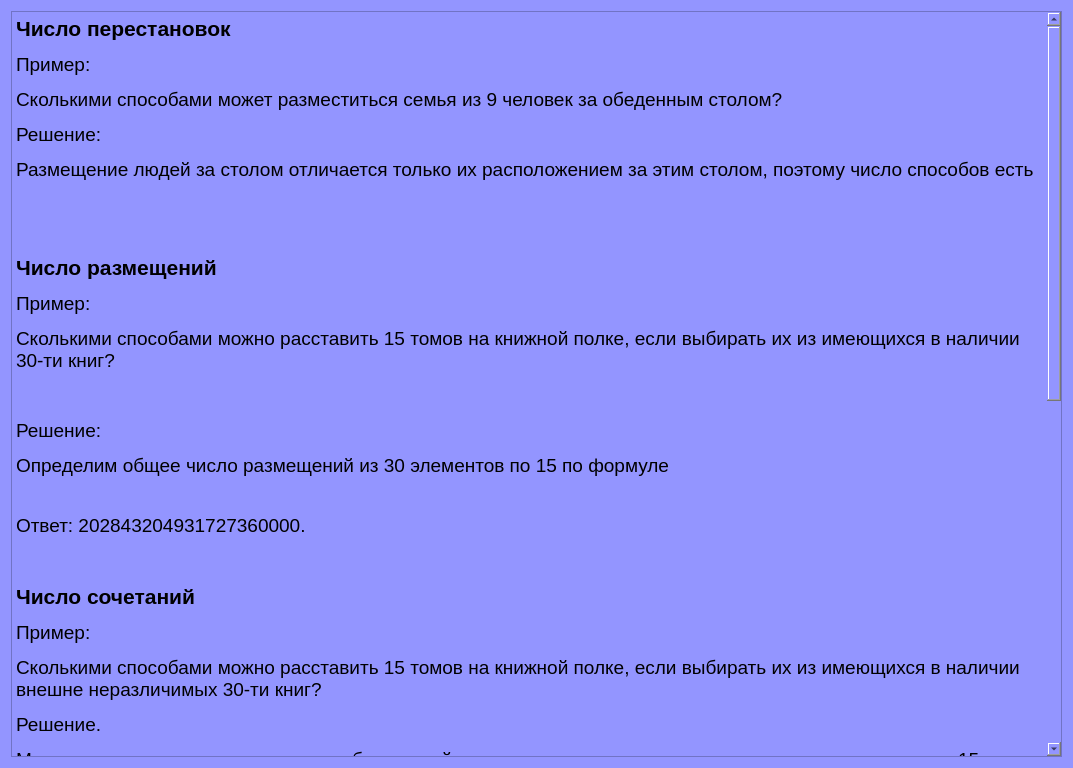
<?xml version="1.0" encoding="UTF-8"?>
<ui version="4.0">
 <class>TheoryW</class>
 <widget class="QDialog" name="TheoryW">
  <property name="geometry">
   <rect>
    <x>0</x>
    <y>0</y>
    <width>1073</width>
    <height>768</height>
   </rect>
  </property>
  <property name="minimumSize">
   <size>
    <width>1073</width>
    <height>768</height>
   </size>
  </property>
  <property name="maximumSize">
   <size>
    <width>1073</width>
    <height>768</height>
   </size>
  </property>
  <property name="windowTitle">
   <string>Dialog</string>
  </property>
  <property name="styleSheet">
   <string notr="true">background-color: rgb(147, 149, 255);</string>
  </property>
  <layout class="QVBoxLayout" name="verticalLayout">
   <item>
    <widget class="QTextBrowser" name="textBrowser">
     <property name="html">
      <string>&lt;!DOCTYPE HTML PUBLIC &quot;-//W3C//DTD HTML 4.0//EN&quot; &quot;http://www.w3.org/TR/REC-html40/strict.dtd&quot;&gt;
&lt;html&gt;&lt;head&gt;&lt;meta name=&quot;qrichtext&quot; content=&quot;1&quot; /&gt;&lt;style type=&quot;text/css&quot;&gt;
p, li { white-space: pre-wrap; }
&lt;/style&gt;&lt;/head&gt;&lt;body style=&quot; font-family:'MS Shell Dlg 2'; font-size:7.8pt; font-weight:400; font-style:normal;&quot;&gt;
&lt;p style=&quot; margin-top:12px; margin-bottom:12px; margin-left:0px; margin-right:0px; -qt-block-indent:0; text-indent:0px;&quot;&gt;&lt;span style=&quot; font-family:'Times New Roman,serif'; font-size:16pt; font-weight:600; color:#000000;&quot;&gt;Число перестановок&lt;/span&gt;&lt;span style=&quot; font-size:8pt;&quot;&gt; &lt;/span&gt;&lt;/p&gt;
&lt;p style=&quot; margin-top:12px; margin-bottom:12px; margin-left:0px; margin-right:0px; -qt-block-indent:0; text-indent:0px;&quot;&gt;&lt;span style=&quot; font-family:'Times New Roman,serif'; font-size:14pt; color:#000000;&quot;&gt;Пример:&lt;/span&gt;&lt;span style=&quot; font-size:8pt;&quot;&gt; &lt;/span&gt;&lt;/p&gt;
&lt;p style=&quot; margin-top:12px; margin-bottom:12px; margin-left:0px; margin-right:0px; -qt-block-indent:0; text-indent:0px;&quot;&gt;&lt;span style=&quot; font-family:'Times New Roman,serif'; font-size:14pt; color:#000000;&quot;&gt;Сколькими способами может разместиться семья из 9 человек за обеденным столом?&lt;/span&gt;&lt;span style=&quot; font-size:8pt;&quot;&gt; &lt;/span&gt;&lt;/p&gt;
&lt;p style=&quot; margin-top:12px; margin-bottom:12px; margin-left:0px; margin-right:0px; -qt-block-indent:0; text-indent:0px;&quot;&gt;&lt;span style=&quot; font-family:'Times New Roman,serif'; font-size:14pt; color:#000000;&quot;&gt;Решение:&lt;/span&gt;&lt;span style=&quot; font-size:8pt;&quot;&gt; &lt;/span&gt;&lt;/p&gt;
&lt;p style=&quot; margin-top:12px; margin-bottom:12px; margin-left:0px; margin-right:0px; -qt-block-indent:0; text-indent:0px;&quot;&gt;&lt;span style=&quot; font-family:'Times New Roman,serif'; font-size:14pt; color:#000000;&quot;&gt;Размещение людей за столом отличается только их расположением за этим столом, поэтому число способов есть&lt;/span&gt;&lt;span style=&quot; font-size:8pt;&quot;&gt; &lt;/span&gt;&lt;/p&gt;
&lt;p style=&quot; margin-top:12px; margin-bottom:12px; margin-left:0px; margin-right:0px; -qt-block-indent:0; text-indent:0px;&quot;&gt;&lt;img src=&quot;file:///C:/Users/egorr/AppData/Local/Temp/msohtmlclip1/01/clip_image002.png&quot; width=&quot;487&quot; height=&quot;27&quot; /&gt;&lt;span style=&quot; font-size:8pt;&quot;&gt; &lt;/span&gt;&lt;/p&gt;
&lt;p style=&quot; margin-top:12px; margin-bottom:12px; margin-left:0px; margin-right:0px; -qt-block-indent:0; text-indent:0px;&quot;&gt;&lt;span style=&quot; font-family:'Times New Roman,serif'; font-size:16pt; font-weight:600; color:#000000;&quot;&gt; &lt;/span&gt;&lt;span style=&quot; font-size:8pt;&quot;&gt; &lt;/span&gt;&lt;/p&gt;
&lt;p style=&quot; margin-top:12px; margin-bottom:12px; margin-left:0px; margin-right:0px; -qt-block-indent:0; text-indent:0px;&quot;&gt;&lt;span style=&quot; font-family:'Times New Roman,serif'; font-size:16pt; font-weight:600; color:#000000;&quot;&gt;Число размещений&lt;/span&gt;&lt;span style=&quot; font-size:8pt;&quot;&gt; &lt;/span&gt;&lt;/p&gt;
&lt;p style=&quot; margin-top:12px; margin-bottom:12px; margin-left:0px; margin-right:0px; -qt-block-indent:0; text-indent:0px;&quot;&gt;&lt;span style=&quot; font-family:'Times New Roman,serif'; font-size:14pt; color:#000000;&quot;&gt;Пример:&lt;/span&gt;&lt;span style=&quot; font-size:8pt;&quot;&gt; &lt;/span&gt;&lt;/p&gt;
&lt;p style=&quot; margin-top:12px; margin-bottom:12px; margin-left:0px; margin-right:0px; -qt-block-indent:0; text-indent:0px;&quot;&gt;&lt;span style=&quot; font-family:'Times New Roman,serif'; font-size:14pt; color:#000000;&quot;&gt;Сколькими способами можно расставить 15 томов на книжной полке, если выбирать их из имеющихся в наличии 30-ти книг?&lt;/span&gt;&lt;span style=&quot; font-size:8pt;&quot;&gt; &lt;/span&gt;&lt;/p&gt;
&lt;p style=&quot; margin-top:12px; margin-bottom:12px; margin-left:0px; margin-right:0px; -qt-block-indent:0; text-indent:0px;&quot;&gt;&lt;span style=&quot; font-family:'Times New Roman,serif'; font-size:14pt; color:#000000;&quot;&gt; &lt;/span&gt;&lt;span style=&quot; font-size:8pt;&quot;&gt; &lt;/span&gt;&lt;/p&gt;
&lt;p style=&quot; margin-top:12px; margin-bottom:12px; margin-left:0px; margin-right:0px; -qt-block-indent:0; text-indent:0px;&quot;&gt;&lt;span style=&quot; font-family:'Times New Roman,serif'; font-size:14pt; color:#000000;&quot;&gt;Решение:&lt;/span&gt;&lt;span style=&quot; font-size:8pt;&quot;&gt; &lt;/span&gt;&lt;/p&gt;
&lt;p style=&quot; margin-top:12px; margin-bottom:12px; margin-left:0px; margin-right:0px; -qt-block-indent:0; text-indent:0px;&quot;&gt;&lt;span style=&quot; font-family:'Times New Roman,serif'; font-size:14pt; color:#000000;&quot;&gt;Определим общее число размещений из 30 элементов по 15 по формуле&lt;/span&gt;&lt;span style=&quot; font-size:8pt;&quot;&gt; &lt;/span&gt;&lt;/p&gt;
&lt;p style=&quot; margin-top:12px; margin-bottom:12px; margin-left:0px; margin-right:0px; -qt-block-indent:0; text-indent:0px;&quot;&gt;&lt;img src=&quot;file:///C:/Users/egorr/AppData/Local/Temp/msohtmlclip1/01/clip_image004.png&quot; width=&quot;624&quot; height=&quot;55&quot; /&gt;&lt;span style=&quot; font-size:8pt;&quot;&gt; &lt;/span&gt;&lt;/p&gt;
&lt;p style=&quot; margin-top:12px; margin-bottom:12px; margin-left:0px; margin-right:0px; -qt-block-indent:0; text-indent:0px;&quot;&gt;&lt;span style=&quot; font-family:'Times New Roman,serif'; font-size:14pt; color:#000000;&quot;&gt;Ответ: 202843204931727360000.&lt;/span&gt;&lt;span style=&quot; font-size:8pt;&quot;&gt; &lt;/span&gt;&lt;/p&gt;
&lt;p style=&quot; margin-top:12px; margin-bottom:12px; margin-left:0px; margin-right:0px; -qt-block-indent:0; text-indent:0px;&quot;&gt;&lt;span style=&quot; font-family:'Times New Roman,serif'; font-size:14pt; color:#000000;&quot;&gt; &lt;/span&gt;&lt;span style=&quot; font-size:8pt;&quot;&gt; &lt;/span&gt;&lt;/p&gt;
&lt;p style=&quot; margin-top:12px; margin-bottom:12px; margin-left:0px; margin-right:0px; -qt-block-indent:0; text-indent:0px;&quot;&gt;&lt;span style=&quot; font-family:'Times New Roman,serif'; font-size:16pt; font-weight:600; color:#000000;&quot;&gt;Число сочетаний&lt;/span&gt;&lt;span style=&quot; font-size:8pt;&quot;&gt; &lt;/span&gt;&lt;/p&gt;
&lt;p style=&quot; margin-top:12px; margin-bottom:12px; margin-left:0px; margin-right:0px; -qt-block-indent:0; text-indent:0px;&quot;&gt;&lt;span style=&quot; font-family:'Times New Roman,serif'; font-size:14pt; color:#000000;&quot;&gt;Пример:&lt;/span&gt;&lt;span style=&quot; font-size:8pt;&quot;&gt; &lt;/span&gt;&lt;/p&gt;
&lt;p style=&quot; margin-top:12px; margin-bottom:12px; margin-left:0px; margin-right:0px; -qt-block-indent:0; text-indent:0px;&quot;&gt;&lt;span style=&quot; font-family:'Times New Roman,serif'; font-size:14pt; color:#000000;&quot;&gt;Сколькими способами можно расставить 15 томов на книжной полке, если выбирать их из имеющихся в наличии внешне неразличимых 30-ти книг?&lt;/span&gt;&lt;span style=&quot; font-size:8pt;&quot;&gt; &lt;/span&gt;&lt;/p&gt;
&lt;p style=&quot; margin-top:12px; margin-bottom:12px; margin-left:0px; margin-right:0px; -qt-block-indent:0; text-indent:0px;&quot;&gt;&lt;span style=&quot; font-family:'Times New Roman,serif'; font-size:14pt; color:#000000;&quot;&gt;Решение.&lt;/span&gt;&lt;span style=&quot; font-size:8pt;&quot;&gt; &lt;/span&gt;&lt;/p&gt;
&lt;p style=&quot; margin-top:12px; margin-bottom:12px; margin-left:0px; margin-right:0px; -qt-block-indent:0; text-indent:0px;&quot;&gt;&lt;span style=&quot; font-family:'Times New Roman,serif'; font-size:14pt; color:#000000;&quot;&gt;Мы решаем эту задачу в контексте работы дизайнера интерьеров, поэтому порядок следования на полке 15-ти выбранных внешне одинаковых книг не имеет значения. Нужно определить общее число сочетаний из 30 элементов по 15 по формуле&lt;/span&gt;&lt;span style=&quot; font-size:8pt;&quot;&gt; &lt;/span&gt;&lt;/p&gt;
&lt;p style=&quot; margin-top:12px; margin-bottom:12px; margin-left:0px; margin-right:0px; -qt-block-indent:0; text-indent:0px;&quot;&gt;&lt;img src=&quot;file:///C:/Users/egorr/AppData/Local/Temp/msohtmlclip1/01/clip_image006.png&quot; width=&quot;354&quot; height=&quot;54&quot; /&gt;&lt;span style=&quot; font-size:8pt;&quot;&gt; &lt;/span&gt;&lt;/p&gt;
&lt;p style=&quot; margin-top:12px; margin-bottom:12px; margin-left:0px; margin-right:0px; -qt-block-indent:0; text-indent:0px;&quot;&gt;&lt;span style=&quot; font-family:'Times New Roman,serif'; font-size:14pt; color:#000000;&quot;&gt;Ответ: 155117520.&lt;/span&gt;&lt;span style=&quot; font-size:8pt;&quot;&gt; &lt;/span&gt;&lt;/p&gt;
&lt;p style=&quot; margin-top:12px; margin-bottom:12px; margin-left:0px; margin-right:0px; -qt-block-indent:0; text-indent:0px;&quot;&gt;&lt;span style=&quot; font-family:'Times New Roman,serif'; font-size:14pt; color:#000000;&quot;&gt; &lt;/span&gt;&lt;span style=&quot; font-size:8pt;&quot;&gt; &lt;/span&gt;&lt;/p&gt;
&lt;p style=&quot; margin-top:12px; margin-bottom:12px; margin-left:0px; margin-right:0px; -qt-block-indent:0; text-indent:0px;&quot;&gt;&lt;span style=&quot; font-family:'Times New Roman,serif'; font-size:16pt; font-weight:600; color:#000000;&quot;&gt;Математическое ожидание&lt;/span&gt;&lt;span style=&quot; font-size:8pt;&quot;&gt; &lt;/span&gt;&lt;/p&gt;
&lt;p style=&quot; margin-top:12px; margin-bottom:12px; margin-left:0px; margin-right:0px; -qt-block-indent:0; text-indent:0px;&quot;&gt;&lt;span style=&quot; font-family:'Times New Roman,serif'; font-size:14pt; color:#000000;&quot;&gt;Пример: &lt;/span&gt;&lt;/p&gt;
&lt;p style=&quot; margin-top:12px; margin-bottom:12px; margin-left:0px; margin-right:0px; -qt-block-indent:0; text-indent:0px;&quot;&gt;&lt;span style=&quot; font-family:'Times New Roman,serif'; font-size:14pt; color:#000000;&quot;&gt;Вычислить математическое ожидание дискретной случайной величины Х, заданной рядом:&lt;/span&gt;&lt;span style=&quot; font-size:8pt;&quot;&gt; &lt;/span&gt;&lt;/p&gt;
&lt;table border=&quot;0&quot; style=&quot; margin-top:0px; margin-bottom:0px; margin-left:0px; margin-right:0px;&quot; cellspacing=&quot;0&quot; cellpadding=&quot;0&quot;&gt;
&lt;tr&gt;
&lt;td width=&quot;104&quot; style=&quot; vertical-align:top; padding-left:0; padding-right:0; padding-top:0; padding-bottom:0;&quot;&gt;
&lt;p style=&quot; margin-top:12px; margin-bottom:0px; margin-left:0px; margin-right:0px; -qt-block-indent:0; text-indent:0px;&quot;&gt;&lt;img src=&quot;file:///C:/Users/egorr/AppData/Local/Temp/msohtmlclip1/01/clip_image008.png&quot; width=&quot;18&quot; height=&quot;27&quot; style=&quot;vertical-align: top;&quot; /&gt;&lt;span style=&quot; font-size:8pt;&quot;&gt; &lt;/span&gt;&lt;/p&gt;&lt;/td&gt;
&lt;td width=&quot;104&quot; style=&quot; vertical-align:top; padding-left:0; padding-right:0; padding-top:0; padding-bottom:0;&quot;&gt;
&lt;p style=&quot; margin-top:12px; margin-bottom:0px; margin-left:0px; margin-right:0px; -qt-block-indent:0; text-indent:0px;&quot;&gt;&lt;span style=&quot; font-family:'Times New Roman,serif'; font-size:16pt; color:#000000;&quot;&gt;-1&lt;/span&gt;&lt;span style=&quot; font-size:8pt;&quot;&gt; &lt;/span&gt;&lt;/p&gt;&lt;/td&gt;
&lt;td width=&quot;104&quot; style=&quot; vertical-align:top; padding-left:0; padding-right:0; padding-top:0; padding-bottom:0;&quot;&gt;
&lt;p style=&quot; margin-top:12px; margin-bottom:0px; margin-left:0px; margin-right:0px; -qt-block-indent:0; text-indent:0px;&quot;&gt;&lt;span style=&quot; font-family:'Times New Roman,serif'; font-size:16pt; color:#000000;&quot;&gt;2&lt;/span&gt;&lt;span style=&quot; font-size:8pt;&quot;&gt; &lt;/span&gt;&lt;/p&gt;&lt;/td&gt;
&lt;td width=&quot;104&quot; style=&quot; vertical-align:top; padding-left:0; padding-right:0; padding-top:0; padding-bottom:0;&quot;&gt;
&lt;p style=&quot; margin-top:12px; margin-bottom:0px; margin-left:0px; margin-right:0px; -qt-block-indent:0; text-indent:0px;&quot;&gt;&lt;span style=&quot; font-family:'Times New Roman,serif'; font-size:16pt; color:#000000;&quot;&gt;5&lt;/span&gt;&lt;span style=&quot; font-size:8pt;&quot;&gt; &lt;/span&gt;&lt;/p&gt;&lt;/td&gt;
&lt;td width=&quot;104&quot; style=&quot; vertical-align:top; padding-left:0; padding-right:0; padding-top:0; padding-bottom:0;&quot;&gt;
&lt;p style=&quot; margin-top:12px; margin-bottom:0px; margin-left:0px; margin-right:0px; -qt-block-indent:0; text-indent:0px;&quot;&gt;&lt;span style=&quot; font-family:'Times New Roman,serif'; font-size:16pt; color:#000000;&quot;&gt;10&lt;/span&gt;&lt;span style=&quot; font-size:8pt;&quot;&gt; &lt;/span&gt;&lt;/p&gt;&lt;/td&gt;
&lt;td width=&quot;104&quot; style=&quot; vertical-align:top; padding-left:0; padding-right:0; padding-top:0; padding-bottom:0;&quot;&gt;
&lt;p style=&quot; margin-top:12px; margin-bottom:0px; margin-left:0px; margin-right:0px; -qt-block-indent:0; text-indent:0px;&quot;&gt;&lt;span style=&quot; font-family:'Times New Roman,serif'; font-size:16pt; color:#000000;&quot;&gt;20&lt;/span&gt;&lt;span style=&quot; font-size:8pt;&quot;&gt; &lt;/span&gt;&lt;/p&gt;&lt;/td&gt;&lt;/tr&gt;
&lt;tr&gt;
&lt;td style=&quot; vertical-align:top; padding-left:0; padding-right:0; padding-top:0; padding-bottom:0;&quot;&gt;
&lt;p style=&quot; margin-top:12px; margin-bottom:0px; margin-left:0px; margin-right:0px; -qt-block-indent:0; text-indent:0px;&quot;&gt;&lt;img src=&quot;file:///C:/Users/egorr/AppData/Local/Temp/msohtmlclip1/01/clip_image010.png&quot; width=&quot;18&quot; height=&quot;27&quot; style=&quot;vertical-align: top;&quot; /&gt;&lt;span style=&quot; font-size:8pt;&quot;&gt; &lt;/span&gt;&lt;/p&gt;&lt;/td&gt;
&lt;td style=&quot; vertical-align:top; padding-left:0; padding-right:0; padding-top:0; padding-bottom:0;&quot;&gt;
&lt;p style=&quot; margin-top:12px; margin-bottom:0px; margin-left:0px; margin-right:0px; -qt-block-indent:0; text-indent:0px;&quot;&gt;&lt;span style=&quot; font-family:'Times New Roman,serif'; font-size:16pt; color:#000000;&quot;&gt;0.1&lt;/span&gt;&lt;span style=&quot; font-size:8pt;&quot;&gt; &lt;/span&gt;&lt;/p&gt;&lt;/td&gt;
&lt;td style=&quot; vertical-align:top; padding-left:0; padding-right:0; padding-top:0; padding-bottom:0;&quot;&gt;
&lt;p style=&quot; margin-top:12px; margin-bottom:0px; margin-left:0px; margin-right:0px; -qt-block-indent:0; text-indent:0px;&quot;&gt;&lt;span style=&quot; font-family:'Times New Roman,serif'; font-size:16pt; color:#000000;&quot;&gt;0.2&lt;/span&gt;&lt;span style=&quot; font-size:8pt;&quot;&gt; &lt;/span&gt;&lt;/p&gt;&lt;/td&gt;
&lt;td style=&quot; vertical-align:top; padding-left:0; padding-right:0; padding-top:0; padding-bottom:0;&quot;&gt;
&lt;p style=&quot; margin-top:12px; margin-bottom:0px; margin-left:0px; margin-right:0px; -qt-block-indent:0; text-indent:0px;&quot;&gt;&lt;span style=&quot; font-family:'Times New Roman,serif'; font-size:16pt; color:#000000;&quot;&gt;0.3&lt;/span&gt;&lt;span style=&quot; font-size:8pt;&quot;&gt; &lt;/span&gt;&lt;/p&gt;&lt;/td&gt;
&lt;td style=&quot; vertical-align:top; padding-left:0; padding-right:0; padding-top:0; padding-bottom:0;&quot;&gt;
&lt;p style=&quot; margin-top:12px; margin-bottom:0px; margin-left:0px; margin-right:0px; -qt-block-indent:0; text-indent:0px;&quot;&gt;&lt;span style=&quot; font-family:'Times New Roman,serif'; font-size:16pt; color:#000000;&quot;&gt;0.3&lt;/span&gt;&lt;span style=&quot; font-size:8pt;&quot;&gt; &lt;/span&gt;&lt;/p&gt;&lt;/td&gt;
&lt;td style=&quot; vertical-align:top; padding-left:0; padding-right:0; padding-top:0; padding-bottom:0;&quot;&gt;
&lt;p style=&quot; margin-top:12px; margin-bottom:0px; margin-left:0px; margin-right:0px; -qt-block-indent:0; text-indent:0px;&quot;&gt;&lt;span style=&quot; font-family:'Times New Roman,serif'; font-size:16pt; color:#000000;&quot;&gt;0.1&lt;/span&gt;&lt;span style=&quot; font-size:8pt;&quot;&gt; &lt;/span&gt;&lt;/p&gt;&lt;/td&gt;&lt;/tr&gt;
&lt;tr&gt;
&lt;td style=&quot; vertical-align:top; padding-left:0; padding-right:0; padding-top:0; padding-bottom:0;&quot;&gt;
&lt;p style=&quot; margin-top:12px; margin-bottom:0px; margin-left:0px; margin-right:0px; -qt-block-indent:0; text-indent:0px;&quot;&gt;&lt;span style=&quot; font-family:'Times New Roman,serif'; font-size:16pt; color:#000000;&quot;&gt; &lt;/span&gt;&lt;span style=&quot; font-size:8pt;&quot;&gt; &lt;/span&gt;&lt;/p&gt;&lt;/td&gt;
&lt;td style=&quot; vertical-align:top; padding-left:0; padding-right:0; padding-top:0; padding-bottom:0;&quot;&gt;
&lt;p style=&quot; margin-top:12px; margin-bottom:0px; margin-left:0px; margin-right:0px; -qt-block-indent:0; text-indent:0px;&quot;&gt;&lt;span style=&quot; font-family:'Times New Roman,serif'; font-size:16pt; color:#000000;&quot;&gt; &lt;/span&gt;&lt;span style=&quot; font-size:8pt;&quot;&gt; &lt;/span&gt;&lt;/p&gt;&lt;/td&gt;
&lt;td style=&quot; vertical-align:top; padding-left:0; padding-right:0; padding-top:0; padding-bottom:0;&quot;&gt;
&lt;p style=&quot; margin-top:12px; margin-bottom:0px; margin-left:0px; margin-right:0px; -qt-block-indent:0; text-indent:0px;&quot;&gt;&lt;span style=&quot; font-family:'Times New Roman,serif'; font-size:16pt; color:#000000;&quot;&gt; &lt;/span&gt;&lt;span style=&quot; font-size:8pt;&quot;&gt; &lt;/span&gt;&lt;/p&gt;&lt;/td&gt;
&lt;td style=&quot; vertical-align:top; padding-left:0; padding-right:0; padding-top:0; padding-bottom:0;&quot;&gt;
&lt;p style=&quot; margin-top:12px; margin-bottom:0px; margin-left:0px; margin-right:0px; -qt-block-indent:0; text-indent:0px;&quot;&gt;&lt;span style=&quot; font-family:'Times New Roman,serif'; font-size:16pt; color:#000000;&quot;&gt; &lt;/span&gt;&lt;span style=&quot; font-size:8pt;&quot;&gt; &lt;/span&gt;&lt;/p&gt;&lt;/td&gt;
&lt;td style=&quot; vertical-align:top; padding-left:0; padding-right:0; padding-top:0; padding-bottom:0;&quot;&gt;
&lt;p style=&quot; margin-top:12px; margin-bottom:0px; margin-left:0px; margin-right:0px; -qt-block-indent:0; text-indent:0px;&quot;&gt;&lt;span style=&quot; font-family:'Times New Roman,serif'; font-size:16pt; color:#000000;&quot;&gt; &lt;/span&gt;&lt;span style=&quot; font-size:8pt;&quot;&gt; &lt;/span&gt;&lt;/p&gt;&lt;/td&gt;
&lt;td style=&quot; vertical-align:top; padding-left:0; padding-right:0; padding-top:0; padding-bottom:0;&quot;&gt;
&lt;p style=&quot; margin-top:12px; margin-bottom:0px; margin-left:0px; margin-right:0px; -qt-block-indent:0; text-indent:0px;&quot;&gt;&lt;span style=&quot; font-family:'Times New Roman,serif'; font-size:16pt; color:#000000;&quot;&gt; &lt;/span&gt;&lt;span style=&quot; font-size:8pt;&quot;&gt; &lt;/span&gt;&lt;/p&gt;&lt;/td&gt;&lt;/tr&gt;&lt;/table&gt;
&lt;p style=&quot; margin-top:12px; margin-bottom:12px; margin-left:0px; margin-right:0px; -qt-block-indent:0; text-indent:0px;&quot;&gt;&lt;span style=&quot; font-family:'Times New Roman,serif'; font-size:14pt; color:#000000;&quot;&gt;Решение:&lt;/span&gt;&lt;span style=&quot; font-size:8pt;&quot;&gt; &lt;/span&gt;&lt;/p&gt;
&lt;p style=&quot; margin-top:12px; margin-bottom:12px; margin-left:0px; margin-right:0px; -qt-block-indent:0; text-indent:0px;&quot;&gt;&lt;span style=&quot; font-family:'Times New Roman,serif'; font-size:14pt; color:#000000;&quot;&gt;Используем формулу для м.о. дискретной случайной величины:&lt;/span&gt;&lt;span style=&quot; font-size:8pt;&quot;&gt; &lt;/span&gt;&lt;/p&gt;
&lt;p style=&quot; margin-top:12px; margin-bottom:12px; margin-left:0px; margin-right:0px; -qt-block-indent:0; text-indent:0px;&quot;&gt;&lt;img src=&quot;file:///C:/Users/egorr/AppData/Local/Temp/msohtmlclip1/01/clip_image012.png&quot; width=&quot;174&quot; height=&quot;72&quot; /&gt;&lt;span style=&quot; font-size:8pt;&quot;&gt; &lt;/span&gt;&lt;/p&gt;
&lt;p style=&quot; margin-top:12px; margin-bottom:12px; margin-left:0px; margin-right:0px; -qt-block-indent:0; text-indent:0px;&quot;&gt;&lt;span style=&quot; font-family:'Times New Roman,serif'; font-size:14pt; color:#000000;&quot;&gt;Получаем:&lt;/span&gt;&lt;span style=&quot; font-size:8pt;&quot;&gt; &lt;/span&gt;&lt;/p&gt;
&lt;p style=&quot; margin-top:12px; margin-bottom:12px; margin-left:0px; margin-right:0px; -qt-block-indent:0; text-indent:0px;&quot;&gt;&lt;img src=&quot;file:///C:/Users/egorr/AppData/Local/Temp/msohtmlclip1/01/clip_image014.png&quot; width=&quot;624&quot; height=&quot;99&quot; /&gt;&lt;span style=&quot; font-size:8pt;&quot;&gt; &lt;/span&gt;&lt;/p&gt;
&lt;p style=&quot; margin-top:12px; margin-bottom:12px; margin-left:0px; margin-right:0px; -qt-block-indent:0; text-indent:0px;&quot;&gt;&lt;span style=&quot; font-family:'Times New Roman,serif'; font-size:14pt; color:#000000;&quot;&gt; &lt;/span&gt;&lt;span style=&quot; font-size:8pt;&quot;&gt; &lt;/span&gt;&lt;/p&gt;
&lt;p style=&quot; margin-top:12px; margin-bottom:12px; margin-left:0px; margin-right:0px; -qt-block-indent:0; text-indent:0px;&quot;&gt;&lt;span style=&quot; font-family:'Times New Roman,serif'; font-size:16pt; font-weight:600;&quot;&gt;Дисперсия&lt;/span&gt;&lt;span style=&quot; font-size:8pt;&quot;&gt; &lt;/span&gt;&lt;/p&gt;
&lt;p style=&quot; margin-top:12px; margin-bottom:12px; margin-left:0px; margin-right:0px; -qt-block-indent:0; text-indent:0px;&quot;&gt;&lt;span style=&quot; font-family:'Times New Roman,serif'; font-size:14pt;&quot;&gt;Пример:&lt;/span&gt;&lt;span style=&quot; font-size:8pt;&quot;&gt; &lt;/span&gt;&lt;/p&gt;
&lt;p style=&quot; margin-top:12px; margin-bottom:12px; margin-left:0px; margin-right:0px; -qt-block-indent:0; text-indent:0px;&quot;&gt;&lt;span style=&quot; font-family:'Times New Roman,serif'; font-size:14pt;&quot;&gt;Найти дисперсию случайной величины Х, заданной дискретным рядом распределения.&lt;/span&gt;&lt;span style=&quot; font-size:8pt;&quot;&gt; &lt;/span&gt;&lt;/p&gt;
&lt;table border=&quot;0&quot; style=&quot; margin-top:0px; margin-bottom:0px; margin-left:0px; margin-right:0px;&quot; cellspacing=&quot;0&quot; cellpadding=&quot;0&quot;&gt;
&lt;tr&gt;
&lt;td width=&quot;104&quot; style=&quot; vertical-align:top; padding-left:0; padding-right:0; padding-top:0; padding-bottom:0;&quot;&gt;
&lt;p style=&quot; margin-top:12px; margin-bottom:0px; margin-left:0px; margin-right:0px; -qt-block-indent:0; text-indent:0px;&quot;&gt;&lt;img src=&quot;file:///C:/Users/egorr/AppData/Local/Temp/msohtmlclip1/01/clip_image008.png&quot; width=&quot;18&quot; height=&quot;27&quot; style=&quot;vertical-align: top;&quot; /&gt;&lt;span style=&quot; font-size:8pt;&quot;&gt; &lt;/span&gt;&lt;/p&gt;&lt;/td&gt;
&lt;td width=&quot;104&quot; style=&quot; vertical-align:top; padding-left:0; padding-right:0; padding-top:0; padding-bottom:0;&quot;&gt;
&lt;p style=&quot; margin-top:12px; margin-bottom:0px; margin-left:0px; margin-right:0px; -qt-block-indent:0; text-indent:0px;&quot;&gt;&lt;span style=&quot; font-family:'Times New Roman,serif'; font-size:16pt; color:#000000;&quot;&gt;-1&lt;/span&gt;&lt;span style=&quot; font-size:8pt;&quot;&gt; &lt;/span&gt;&lt;/p&gt;&lt;/td&gt;
&lt;td width=&quot;104&quot; style=&quot; vertical-align:top; padding-left:0; padding-right:0; padding-top:0; padding-bottom:0;&quot;&gt;
&lt;p style=&quot; margin-top:12px; margin-bottom:0px; margin-left:0px; margin-right:0px; -qt-block-indent:0; text-indent:0px;&quot;&gt;&lt;span style=&quot; font-family:'Times New Roman,serif'; font-size:16pt; color:#000000;&quot;&gt;2&lt;/span&gt;&lt;span style=&quot; font-size:8pt;&quot;&gt; &lt;/span&gt;&lt;/p&gt;&lt;/td&gt;
&lt;td width=&quot;104&quot; style=&quot; vertical-align:top; padding-left:0; padding-right:0; padding-top:0; padding-bottom:0;&quot;&gt;
&lt;p style=&quot; margin-top:12px; margin-bottom:0px; margin-left:0px; margin-right:0px; -qt-block-indent:0; text-indent:0px;&quot;&gt;&lt;span style=&quot; font-family:'Times New Roman,serif'; font-size:16pt; color:#000000;&quot;&gt;5&lt;/span&gt;&lt;span style=&quot; font-size:8pt;&quot;&gt; &lt;/span&gt;&lt;/p&gt;&lt;/td&gt;
&lt;td width=&quot;104&quot; style=&quot; vertical-align:top; padding-left:0; padding-right:0; padding-top:0; padding-bottom:0;&quot;&gt;
&lt;p style=&quot; margin-top:12px; margin-bottom:0px; margin-left:0px; margin-right:0px; -qt-block-indent:0; text-indent:0px;&quot;&gt;&lt;span style=&quot; font-family:'Times New Roman,serif'; font-size:16pt; color:#000000;&quot;&gt;10&lt;/span&gt;&lt;span style=&quot; font-size:8pt;&quot;&gt; &lt;/span&gt;&lt;/p&gt;&lt;/td&gt;
&lt;td width=&quot;104&quot; style=&quot; vertical-align:top; padding-left:0; padding-right:0; padding-top:0; padding-bottom:0;&quot;&gt;
&lt;p style=&quot; margin-top:12px; margin-bottom:0px; margin-left:0px; margin-right:0px; -qt-block-indent:0; text-indent:0px;&quot;&gt;&lt;span style=&quot; font-family:'Times New Roman,serif'; font-size:16pt; color:#000000;&quot;&gt;20&lt;/span&gt;&lt;span style=&quot; font-size:8pt;&quot;&gt; &lt;/span&gt;&lt;/p&gt;&lt;/td&gt;&lt;/tr&gt;
&lt;tr&gt;
&lt;td style=&quot; vertical-align:top; padding-left:0; padding-right:0; padding-top:0; padding-bottom:0;&quot;&gt;
&lt;p style=&quot; margin-top:12px; margin-bottom:0px; margin-left:0px; margin-right:0px; -qt-block-indent:0; text-indent:0px;&quot;&gt;&lt;img src=&quot;file:///C:/Users/egorr/AppData/Local/Temp/msohtmlclip1/01/clip_image010.png&quot; width=&quot;18&quot; height=&quot;27&quot; style=&quot;vertical-align: top;&quot; /&gt;&lt;span style=&quot; font-size:8pt;&quot;&gt; &lt;/span&gt;&lt;/p&gt;&lt;/td&gt;
&lt;td style=&quot; vertical-align:top; padding-left:0; padding-right:0; padding-top:0; padding-bottom:0;&quot;&gt;
&lt;p style=&quot; margin-top:12px; margin-bottom:0px; margin-left:0px; margin-right:0px; -qt-block-indent:0; text-indent:0px;&quot;&gt;&lt;span style=&quot; font-family:'Times New Roman,serif'; font-size:16pt; color:#000000;&quot;&gt;0.1&lt;/span&gt;&lt;span style=&quot; font-size:8pt;&quot;&gt; &lt;/span&gt;&lt;/p&gt;&lt;/td&gt;
&lt;td style=&quot; vertical-align:top; padding-left:0; padding-right:0; padding-top:0; padding-bottom:0;&quot;&gt;
&lt;p style=&quot; margin-top:12px; margin-bottom:0px; margin-left:0px; margin-right:0px; -qt-block-indent:0; text-indent:0px;&quot;&gt;&lt;span style=&quot; font-family:'Times New Roman,serif'; font-size:16pt; color:#000000;&quot;&gt;0.2&lt;/span&gt;&lt;span style=&quot; font-size:8pt;&quot;&gt; &lt;/span&gt;&lt;/p&gt;&lt;/td&gt;
&lt;td style=&quot; vertical-align:top; padding-left:0; padding-right:0; padding-top:0; padding-bottom:0;&quot;&gt;
&lt;p style=&quot; margin-top:12px; margin-bottom:0px; margin-left:0px; margin-right:0px; -qt-block-indent:0; text-indent:0px;&quot;&gt;&lt;span style=&quot; font-family:'Times New Roman,serif'; font-size:16pt; color:#000000;&quot;&gt;0.3&lt;/span&gt;&lt;span style=&quot; font-size:8pt;&quot;&gt; &lt;/span&gt;&lt;/p&gt;&lt;/td&gt;
&lt;td style=&quot; vertical-align:top; padding-left:0; padding-right:0; padding-top:0; padding-bottom:0;&quot;&gt;
&lt;p style=&quot; margin-top:12px; margin-bottom:0px; margin-left:0px; margin-right:0px; -qt-block-indent:0; text-indent:0px;&quot;&gt;&lt;span style=&quot; font-family:'Times New Roman,serif'; font-size:16pt; color:#000000;&quot;&gt;0.3&lt;/span&gt;&lt;span style=&quot; font-size:8pt;&quot;&gt; &lt;/span&gt;&lt;/p&gt;&lt;/td&gt;
&lt;td style=&quot; vertical-align:top; padding-left:0; padding-right:0; padding-top:0; padding-bottom:0;&quot;&gt;
&lt;p style=&quot; margin-top:12px; margin-bottom:0px; margin-left:0px; margin-right:0px; -qt-block-indent:0; text-indent:0px;&quot;&gt;&lt;span style=&quot; font-family:'Times New Roman,serif'; font-size:16pt; color:#000000;&quot;&gt;0.1&lt;/span&gt;&lt;span style=&quot; font-size:8pt;&quot;&gt; &lt;/span&gt;&lt;/p&gt;&lt;/td&gt;&lt;/tr&gt;
&lt;tr&gt;
&lt;td style=&quot; vertical-align:top; padding-left:0; padding-right:0; padding-top:0; padding-bottom:0;&quot;&gt;
&lt;p style=&quot; margin-top:12px; margin-bottom:0px; margin-left:0px; margin-right:0px; -qt-block-indent:0; text-indent:0px;&quot;&gt;&lt;span style=&quot; font-family:'Times New Roman,serif'; font-size:16pt; color:#000000;&quot;&gt; &lt;/span&gt;&lt;span style=&quot; font-size:8pt;&quot;&gt; &lt;/span&gt;&lt;/p&gt;&lt;/td&gt;
&lt;td style=&quot; vertical-align:top; padding-left:0; padding-right:0; padding-top:0; padding-bottom:0;&quot;&gt;
&lt;p style=&quot; margin-top:12px; margin-bottom:0px; margin-left:0px; margin-right:0px; -qt-block-indent:0; text-indent:0px;&quot;&gt;&lt;span style=&quot; font-family:'Times New Roman,serif'; font-size:16pt; color:#000000;&quot;&gt; &lt;/span&gt;&lt;span style=&quot; font-size:8pt;&quot;&gt; &lt;/span&gt;&lt;/p&gt;&lt;/td&gt;
&lt;td style=&quot; vertical-align:top; padding-left:0; padding-right:0; padding-top:0; padding-bottom:0;&quot;&gt;
&lt;p style=&quot; margin-top:12px; margin-bottom:0px; margin-left:0px; margin-right:0px; -qt-block-indent:0; text-indent:0px;&quot;&gt;&lt;span style=&quot; font-family:'Times New Roman,serif'; font-size:16pt; color:#000000;&quot;&gt; &lt;/span&gt;&lt;span style=&quot; font-size:8pt;&quot;&gt; &lt;/span&gt;&lt;/p&gt;&lt;/td&gt;
&lt;td style=&quot; vertical-align:top; padding-left:0; padding-right:0; padding-top:0; padding-bottom:0;&quot;&gt;
&lt;p style=&quot; margin-top:12px; margin-bottom:0px; margin-left:0px; margin-right:0px; -qt-block-indent:0; text-indent:0px;&quot;&gt;&lt;span style=&quot; font-family:'Times New Roman,serif'; font-size:16pt; color:#000000;&quot;&gt; &lt;/span&gt;&lt;span style=&quot; font-size:8pt;&quot;&gt; &lt;/span&gt;&lt;/p&gt;&lt;/td&gt;
&lt;td style=&quot; vertical-align:top; padding-left:0; padding-right:0; padding-top:0; padding-bottom:0;&quot;&gt;
&lt;p style=&quot; margin-top:12px; margin-bottom:0px; margin-left:0px; margin-right:0px; -qt-block-indent:0; text-indent:0px;&quot;&gt;&lt;span style=&quot; font-family:'Times New Roman,serif'; font-size:16pt; color:#000000;&quot;&gt; &lt;/span&gt;&lt;span style=&quot; font-size:8pt;&quot;&gt; &lt;/span&gt;&lt;/p&gt;&lt;/td&gt;
&lt;td style=&quot; vertical-align:top; padding-left:0; padding-right:0; padding-top:0; padding-bottom:0;&quot;&gt;
&lt;p style=&quot; margin-top:12px; margin-bottom:0px; margin-left:0px; margin-right:0px; -qt-block-indent:0; text-indent:0px;&quot;&gt;&lt;span style=&quot; font-family:'Times New Roman,serif'; font-size:16pt; color:#000000;&quot;&gt; &lt;/span&gt;&lt;span style=&quot; font-size:8pt;&quot;&gt; &lt;/span&gt;&lt;/p&gt;&lt;/td&gt;&lt;/tr&gt;&lt;/table&gt;
&lt;p style=&quot; margin-top:12px; margin-bottom:12px; margin-left:0px; margin-right:0px; -qt-block-indent:0; text-indent:0px;&quot;&gt;&lt;span style=&quot; font-family:'Times New Roman,serif'; font-size:14pt; color:#000000;&quot;&gt;Решение:&lt;/span&gt;&lt;span style=&quot; font-size:8pt;&quot;&gt; &lt;/span&gt;&lt;/p&gt;
&lt;p style=&quot; margin-top:12px; margin-bottom:12px; margin-left:0px; margin-right:0px; -qt-block-indent:0; text-indent:0px;&quot;&gt;&lt;img src=&quot;file:///C:/Users/egorr/AppData/Local/Temp/msohtmlclip1/01/clip_image016.png&quot; width=&quot;233&quot; height=&quot;27&quot; /&gt;&lt;span style=&quot; font-size:8pt;&quot;&gt; &lt;/span&gt;&lt;/p&gt;
&lt;p style=&quot; margin-top:12px; margin-bottom:12px; margin-left:0px; margin-right:0px; -qt-block-indent:0; text-indent:0px;&quot;&gt;&lt;span style=&quot; font-family:'Times New Roman,serif'; font-size:14pt; color:#000000;&quot;&gt; &lt;/span&gt;&lt;span style=&quot; font-size:8pt;&quot;&gt; &lt;/span&gt;&lt;/p&gt;
&lt;p style=&quot; margin-top:12px; margin-bottom:12px; margin-left:0px; margin-right:0px; -qt-block-indent:0; text-indent:0px;&quot;&gt;&lt;span style=&quot; font-family:'Times New Roman,serif'; font-size:14pt; color:#000000;&quot;&gt;В случае, когда значений много, удобно разбить вычисления по шагам. Сначала найдем математическое ожидание:&lt;/span&gt;&lt;span style=&quot; font-size:8pt;&quot;&gt; &lt;/span&gt;&lt;/p&gt;
&lt;p style=&quot; margin-top:12px; margin-bottom:12px; margin-left:0px; margin-right:0px; -qt-block-indent:0; text-indent:0px;&quot;&gt;&lt;img src=&quot;file:///C:/Users/egorr/AppData/Local/Temp/msohtmlclip1/01/clip_image014.png&quot; width=&quot;624&quot; height=&quot;99&quot; /&gt;&lt;span style=&quot; font-size:8pt;&quot;&gt; &lt;/span&gt;&lt;/p&gt;
&lt;p style=&quot; margin-top:12px; margin-bottom:12px; margin-left:0px; margin-right:0px; -qt-block-indent:0; text-indent:0px;&quot;&gt;&lt;span style=&quot; font-family:'Times New Roman,serif'; font-size:14pt; color:#000000;&quot;&gt;Потом математическое ожидание квадрата случайной величины:&lt;/span&gt;&lt;span style=&quot; font-size:8pt;&quot;&gt; &lt;/span&gt;&lt;/p&gt;
&lt;p style=&quot; margin-top:12px; margin-bottom:12px; margin-left:0px; margin-right:0px; -qt-block-indent:0; text-indent:0px;&quot;&gt;&lt;img src=&quot;file:///C:/Users/egorr/AppData/Local/Temp/msohtmlclip1/01/clip_image018.png&quot; width=&quot;624&quot; height=&quot;99&quot; /&gt;&lt;span style=&quot; font-size:8pt;&quot;&gt; &lt;/span&gt;&lt;/p&gt;
&lt;p style=&quot; margin-top:12px; margin-bottom:12px; margin-left:0px; margin-right:0px; -qt-block-indent:0; text-indent:0px;&quot;&gt;&lt;span style=&quot; font-family:'Times New Roman,serif'; font-size:14pt; color:#000000;&quot;&gt;А потом подставим все в формулу для дисперсии:&lt;/span&gt;&lt;span style=&quot; font-size:8pt;&quot;&gt; &lt;/span&gt;&lt;/p&gt;
&lt;p style=&quot; margin-top:12px; margin-bottom:12px; margin-left:0px; margin-right:0px; -qt-block-indent:0; text-indent:0px;&quot;&gt;&lt;img src=&quot;file:///C:/Users/egorr/AppData/Local/Temp/msohtmlclip1/01/clip_image020.png&quot; width=&quot;448&quot; height=&quot;27&quot; /&gt;&lt;span style=&quot; font-size:8pt;&quot;&gt; &lt;/span&gt;&lt;/p&gt;
&lt;p style=&quot; margin-top:12px; margin-bottom:12px; margin-left:0px; margin-right:0px; -qt-block-indent:0; text-indent:0px;&quot;&gt;&lt;span style=&quot; font-family:'Times New Roman,serif'; font-size:16pt; font-weight:600; font-style:italic; color:#000000;&quot;&gt; &lt;/span&gt;&lt;span style=&quot; font-size:8pt;&quot;&gt; &lt;/span&gt;&lt;/p&gt;
&lt;p style=&quot; margin-top:12px; margin-bottom:12px; margin-left:0px; margin-right:0px; -qt-block-indent:0; text-indent:0px;&quot;&gt;&lt;span style=&quot; font-family:'Times New Roman,serif'; font-size:16pt; font-weight:600; color:#000000;&quot;&gt;Среднеквадратическое отклонение&lt;/span&gt;&lt;span style=&quot; font-size:8pt;&quot;&gt; &lt;/span&gt;&lt;/p&gt;
&lt;p style=&quot; margin-top:12px; margin-bottom:12px; margin-left:0px; margin-right:0px; -qt-block-indent:0; text-indent:0px;&quot;&gt;&lt;span style=&quot; font-family:'Times New Roman,serif'; font-size:14pt;&quot;&gt;Пример:&lt;/span&gt;&lt;span style=&quot; font-size:8pt;&quot;&gt; &lt;/span&gt;&lt;/p&gt;
&lt;p style=&quot; margin-top:12px; margin-bottom:12px; margin-left:0px; margin-right:0px; -qt-block-indent:0; text-indent:0px;&quot;&gt;&lt;span style=&quot; font-family:'Times New Roman,serif'; font-size:14pt;&quot;&gt;Найти среднеквадратическое отклонение случайной величины Х, заданной дискретным рядом распределения.&lt;/span&gt;&lt;span style=&quot; font-size:8pt;&quot;&gt; &lt;/span&gt;&lt;/p&gt;
&lt;table border=&quot;0&quot; style=&quot; margin-top:0px; margin-bottom:0px; margin-left:0px; margin-right:0px;&quot; cellspacing=&quot;0&quot; cellpadding=&quot;0&quot;&gt;
&lt;tr&gt;
&lt;td width=&quot;104&quot; style=&quot; vertical-align:top; padding-left:0; padding-right:0; padding-top:0; padding-bottom:0;&quot;&gt;
&lt;p style=&quot; margin-top:12px; margin-bottom:0px; margin-left:0px; margin-right:0px; -qt-block-indent:0; text-indent:0px;&quot;&gt;&lt;img src=&quot;file:///C:/Users/egorr/AppData/Local/Temp/msohtmlclip1/01/clip_image008.png&quot; width=&quot;18&quot; height=&quot;27&quot; style=&quot;vertical-align: top;&quot; /&gt;&lt;span style=&quot; font-size:8pt;&quot;&gt; &lt;/span&gt;&lt;/p&gt;&lt;/td&gt;
&lt;td width=&quot;104&quot; style=&quot; vertical-align:top; padding-left:0; padding-right:0; padding-top:0; padding-bottom:0;&quot;&gt;
&lt;p style=&quot; margin-top:12px; margin-bottom:0px; margin-left:0px; margin-right:0px; -qt-block-indent:0; text-indent:0px;&quot;&gt;&lt;span style=&quot; font-family:'Times New Roman,serif'; font-size:16pt; color:#000000;&quot;&gt;-1&lt;/span&gt;&lt;span style=&quot; font-size:8pt;&quot;&gt; &lt;/span&gt;&lt;/p&gt;&lt;/td&gt;
&lt;td width=&quot;104&quot; style=&quot; vertical-align:top; padding-left:0; padding-right:0; padding-top:0; padding-bottom:0;&quot;&gt;
&lt;p style=&quot; margin-top:12px; margin-bottom:0px; margin-left:0px; margin-right:0px; -qt-block-indent:0; text-indent:0px;&quot;&gt;&lt;span style=&quot; font-family:'Times New Roman,serif'; font-size:16pt; color:#000000;&quot;&gt;2&lt;/span&gt;&lt;span style=&quot; font-size:8pt;&quot;&gt; &lt;/span&gt;&lt;/p&gt;&lt;/td&gt;
&lt;td width=&quot;104&quot; style=&quot; vertical-align:top; padding-left:0; padding-right:0; padding-top:0; padding-bottom:0;&quot;&gt;
&lt;p style=&quot; margin-top:12px; margin-bottom:0px; margin-left:0px; margin-right:0px; -qt-block-indent:0; text-indent:0px;&quot;&gt;&lt;span style=&quot; font-family:'Times New Roman,serif'; font-size:16pt; color:#000000;&quot;&gt;5&lt;/span&gt;&lt;span style=&quot; font-size:8pt;&quot;&gt; &lt;/span&gt;&lt;/p&gt;&lt;/td&gt;
&lt;td width=&quot;104&quot; style=&quot; vertical-align:top; padding-left:0; padding-right:0; padding-top:0; padding-bottom:0;&quot;&gt;
&lt;p style=&quot; margin-top:12px; margin-bottom:0px; margin-left:0px; margin-right:0px; -qt-block-indent:0; text-indent:0px;&quot;&gt;&lt;span style=&quot; font-family:'Times New Roman,serif'; font-size:16pt; color:#000000;&quot;&gt;10&lt;/span&gt;&lt;span style=&quot; font-size:8pt;&quot;&gt; &lt;/span&gt;&lt;/p&gt;&lt;/td&gt;
&lt;td width=&quot;104&quot; style=&quot; vertical-align:top; padding-left:0; padding-right:0; padding-top:0; padding-bottom:0;&quot;&gt;
&lt;p style=&quot; margin-top:12px; margin-bottom:0px; margin-left:0px; margin-right:0px; -qt-block-indent:0; text-indent:0px;&quot;&gt;&lt;span style=&quot; font-family:'Times New Roman,serif'; font-size:16pt; color:#000000;&quot;&gt;20&lt;/span&gt;&lt;span style=&quot; font-size:8pt;&quot;&gt; &lt;/span&gt;&lt;/p&gt;&lt;/td&gt;&lt;/tr&gt;
&lt;tr&gt;
&lt;td style=&quot; vertical-align:top; padding-left:0; padding-right:0; padding-top:0; padding-bottom:0;&quot;&gt;
&lt;p style=&quot; margin-top:12px; margin-bottom:0px; margin-left:0px; margin-right:0px; -qt-block-indent:0; text-indent:0px;&quot;&gt;&lt;img src=&quot;file:///C:/Users/egorr/AppData/Local/Temp/msohtmlclip1/01/clip_image010.png&quot; width=&quot;18&quot; height=&quot;27&quot; style=&quot;vertical-align: top;&quot; /&gt;&lt;span style=&quot; font-size:8pt;&quot;&gt; &lt;/span&gt;&lt;/p&gt;&lt;/td&gt;
&lt;td style=&quot; vertical-align:top; padding-left:0; padding-right:0; padding-top:0; padding-bottom:0;&quot;&gt;
&lt;p style=&quot; margin-top:12px; margin-bottom:0px; margin-left:0px; margin-right:0px; -qt-block-indent:0; text-indent:0px;&quot;&gt;&lt;span style=&quot; font-family:'Times New Roman,serif'; font-size:16pt; color:#000000;&quot;&gt;0.1&lt;/span&gt;&lt;span style=&quot; font-size:8pt;&quot;&gt; &lt;/span&gt;&lt;/p&gt;&lt;/td&gt;
&lt;td style=&quot; vertical-align:top; padding-left:0; padding-right:0; padding-top:0; padding-bottom:0;&quot;&gt;
&lt;p style=&quot; margin-top:12px; margin-bottom:0px; margin-left:0px; margin-right:0px; -qt-block-indent:0; text-indent:0px;&quot;&gt;&lt;span style=&quot; font-family:'Times New Roman,serif'; font-size:16pt; color:#000000;&quot;&gt;0.2&lt;/span&gt;&lt;span style=&quot; font-size:8pt;&quot;&gt; &lt;/span&gt;&lt;/p&gt;&lt;/td&gt;
&lt;td style=&quot; vertical-align:top; padding-left:0; padding-right:0; padding-top:0; padding-bottom:0;&quot;&gt;
&lt;p style=&quot; margin-top:12px; margin-bottom:0px; margin-left:0px; margin-right:0px; -qt-block-indent:0; text-indent:0px;&quot;&gt;&lt;span style=&quot; font-family:'Times New Roman,serif'; font-size:16pt; color:#000000;&quot;&gt;0.3&lt;/span&gt;&lt;span style=&quot; font-size:8pt;&quot;&gt; &lt;/span&gt;&lt;/p&gt;&lt;/td&gt;
&lt;td style=&quot; vertical-align:top; padding-left:0; padding-right:0; padding-top:0; padding-bottom:0;&quot;&gt;
&lt;p style=&quot; margin-top:12px; margin-bottom:0px; margin-left:0px; margin-right:0px; -qt-block-indent:0; text-indent:0px;&quot;&gt;&lt;span style=&quot; font-family:'Times New Roman,serif'; font-size:16pt; color:#000000;&quot;&gt;0.3&lt;/span&gt;&lt;span style=&quot; font-size:8pt;&quot;&gt; &lt;/span&gt;&lt;/p&gt;&lt;/td&gt;
&lt;td style=&quot; vertical-align:top; padding-left:0; padding-right:0; padding-top:0; padding-bottom:0;&quot;&gt;
&lt;p style=&quot; margin-top:12px; margin-bottom:0px; margin-left:0px; margin-right:0px; -qt-block-indent:0; text-indent:0px;&quot;&gt;&lt;span style=&quot; font-family:'Times New Roman,serif'; font-size:16pt; color:#000000;&quot;&gt;0.1&lt;/span&gt;&lt;span style=&quot; font-size:8pt;&quot;&gt; &lt;/span&gt;&lt;/p&gt;&lt;/td&gt;&lt;/tr&gt;
&lt;tr&gt;
&lt;td style=&quot; vertical-align:top; padding-left:0; padding-right:0; padding-top:0; padding-bottom:0;&quot;&gt;
&lt;p style=&quot; margin-top:12px; margin-bottom:0px; margin-left:0px; margin-right:0px; -qt-block-indent:0; text-indent:0px;&quot;&gt;&lt;span style=&quot; font-family:'Times New Roman,serif'; font-size:16pt; color:#000000;&quot;&gt; &lt;/span&gt;&lt;span style=&quot; font-size:8pt;&quot;&gt; &lt;/span&gt;&lt;/p&gt;&lt;/td&gt;
&lt;td style=&quot; vertical-align:top; padding-left:0; padding-right:0; padding-top:0; padding-bottom:0;&quot;&gt;
&lt;p style=&quot; margin-top:12px; margin-bottom:0px; margin-left:0px; margin-right:0px; -qt-block-indent:0; text-indent:0px;&quot;&gt;&lt;span style=&quot; font-family:'Times New Roman,serif'; font-size:16pt; color:#000000;&quot;&gt; &lt;/span&gt;&lt;span style=&quot; font-size:8pt;&quot;&gt; &lt;/span&gt;&lt;/p&gt;&lt;/td&gt;
&lt;td style=&quot; vertical-align:top; padding-left:0; padding-right:0; padding-top:0; padding-bottom:0;&quot;&gt;
&lt;p style=&quot; margin-top:12px; margin-bottom:0px; margin-left:0px; margin-right:0px; -qt-block-indent:0; text-indent:0px;&quot;&gt;&lt;span style=&quot; font-family:'Times New Roman,serif'; font-size:16pt; color:#000000;&quot;&gt; &lt;/span&gt;&lt;span style=&quot; font-size:8pt;&quot;&gt; &lt;/span&gt;&lt;/p&gt;&lt;/td&gt;
&lt;td style=&quot; vertical-align:top; padding-left:0; padding-right:0; padding-top:0; padding-bottom:0;&quot;&gt;
&lt;p style=&quot; margin-top:12px; margin-bottom:0px; margin-left:0px; margin-right:0px; -qt-block-indent:0; text-indent:0px;&quot;&gt;&lt;span style=&quot; font-family:'Times New Roman,serif'; font-size:16pt; color:#000000;&quot;&gt; &lt;/span&gt;&lt;span style=&quot; font-size:8pt;&quot;&gt; &lt;/span&gt;&lt;/p&gt;&lt;/td&gt;
&lt;td style=&quot; vertical-align:top; padding-left:0; padding-right:0; padding-top:0; padding-bottom:0;&quot;&gt;
&lt;p style=&quot; margin-top:12px; margin-bottom:0px; margin-left:0px; margin-right:0px; -qt-block-indent:0; text-indent:0px;&quot;&gt;&lt;span style=&quot; font-family:'Times New Roman,serif'; font-size:16pt; color:#000000;&quot;&gt; &lt;/span&gt;&lt;span style=&quot; font-size:8pt;&quot;&gt; &lt;/span&gt;&lt;/p&gt;&lt;/td&gt;
&lt;td style=&quot; vertical-align:top; padding-left:0; padding-right:0; padding-top:0; padding-bottom:0;&quot;&gt;
&lt;p style=&quot; margin-top:12px; margin-bottom:0px; margin-left:0px; margin-right:0px; -qt-block-indent:0; text-indent:0px;&quot;&gt;&lt;span style=&quot; font-family:'Times New Roman,serif'; font-size:16pt; color:#000000;&quot;&gt; &lt;/span&gt;&lt;span style=&quot; font-size:8pt;&quot;&gt; &lt;/span&gt;&lt;/p&gt;&lt;/td&gt;&lt;/tr&gt;&lt;/table&gt;
&lt;p style=&quot; margin-top:12px; margin-bottom:12px; margin-left:0px; margin-right:0px; -qt-block-indent:0; text-indent:0px;&quot;&gt;&lt;span style=&quot; font-family:'Times New Roman,serif'; font-size:14pt; color:#000000;&quot;&gt;Решение:&lt;/span&gt;&lt;span style=&quot; font-size:8pt;&quot;&gt; &lt;/span&gt;&lt;/p&gt;
&lt;p style=&quot; margin-top:12px; margin-bottom:12px; margin-left:0px; margin-right:0px; -qt-block-indent:0; text-indent:0px;&quot;&gt;&lt;span style=&quot; font-family:'Times New Roman,serif'; font-size:14pt; color:#000000;&quot;&gt;Воспользуемся формулой:&lt;/span&gt;&lt;span style=&quot; font-size:8pt;&quot;&gt; &lt;/span&gt;&lt;/p&gt;
&lt;p style=&quot; margin-top:12px; margin-bottom:12px; margin-left:0px; margin-right:0px; -qt-block-indent:0; text-indent:0px;&quot;&gt;&lt;img src=&quot;file:///C:/Users/egorr/AppData/Local/Temp/msohtmlclip1/01/clip_image022.png&quot; width=&quot;135&quot; height=&quot;33&quot; /&gt;&lt;span style=&quot; font-size:8pt;&quot;&gt; &lt;/span&gt;&lt;/p&gt;
&lt;p style=&quot; margin-top:12px; margin-bottom:12px; margin-left:0px; margin-right:0px; -qt-block-indent:0; text-indent:0px;&quot;&gt;&lt;span style=&quot; font-family:'Times New Roman,serif'; font-size:14pt; color:#000000;&quot;&gt;Т.к. ряд распределения совпадает с рядом из примера с дисперсией, имеем:&lt;/span&gt;&lt;span style=&quot; font-size:8pt;&quot;&gt; &lt;/span&gt;&lt;/p&gt;
&lt;p style=&quot; margin-top:12px; margin-bottom:12px; margin-left:0px; margin-right:0px; -qt-block-indent:0; text-indent:0px;&quot;&gt;&lt;img src=&quot;file:///C:/Users/egorr/AppData/Local/Temp/msohtmlclip1/01/clip_image024.png&quot; width=&quot;130&quot; height=&quot;27&quot; /&gt;&lt;span style=&quot; font-size:8pt;&quot;&gt; &lt;/span&gt;&lt;/p&gt;
&lt;p align=&quot;center&quot; style=&quot; margin-top:12px; margin-bottom:12px; margin-left:0px; margin-right:0px; -qt-block-indent:0; text-indent:0px;&quot;&gt;&lt;img src=&quot;file:///C:/Users/egorr/AppData/Local/Temp/msohtmlclip1/01/clip_image026.png&quot; width=&quot;203&quot; height=&quot;33&quot; /&gt;&lt;span style=&quot; font-family:'Times New Roman,serif'; font-size:14pt; color:#000000;&quot;&gt; &lt;/span&gt;&lt;span style=&quot; font-size:8pt;&quot;&gt; &lt;/span&gt;&lt;/p&gt;
&lt;p style=&quot; margin-top:12px; margin-bottom:12px; margin-left:0px; margin-right:0px; -qt-block-indent:0; text-indent:0px;&quot;&gt;&lt;span style=&quot; font-family:'Times New Roman,serif'; font-size:14pt; color:#000000;&quot;&gt; &lt;/span&gt;&lt;span style=&quot; font-size:8pt;&quot;&gt; &lt;/span&gt;&lt;/p&gt;
&lt;p style=&quot; margin-top:12px; margin-bottom:12px; margin-left:0px; margin-right:0px; -qt-block-indent:0; text-indent:0px;&quot;&gt;&lt;span style=&quot; font-family:'Times New Roman,serif'; font-size:14pt; color:#000000;&quot;&gt; &lt;/span&gt;&lt;span style=&quot; font-size:8pt;&quot;&gt; &lt;/span&gt;&lt;/p&gt;
&lt;p style=&quot; margin-top:12px; margin-bottom:12px; margin-left:0px; margin-right:0px; -qt-block-indent:0; text-indent:0px;&quot;&gt;&lt;span style=&quot; font-family:'Times New Roman,serif'; font-size:14pt; color:#000000;&quot;&gt; &lt;/span&gt;&lt;span style=&quot; font-size:8pt;&quot;&gt; &lt;/span&gt;&lt;/p&gt;
&lt;p style=&quot; margin-top:12px; margin-bottom:12px; margin-left:0px; margin-right:0px; -qt-block-indent:0; text-indent:0px;&quot;&gt;&lt;span style=&quot; font-family:'Times New Roman,serif'; font-size:14pt; color:#000000;&quot;&gt; &lt;/span&gt;&lt;span style=&quot; font-size:8pt;&quot;&gt; &lt;/span&gt;&lt;/p&gt;&lt;/body&gt;&lt;/html&gt;</string>
     </property>
    </widget>
   </item>
  </layout>
 </widget>
 <resources/>
 <connections/>
</ui>
